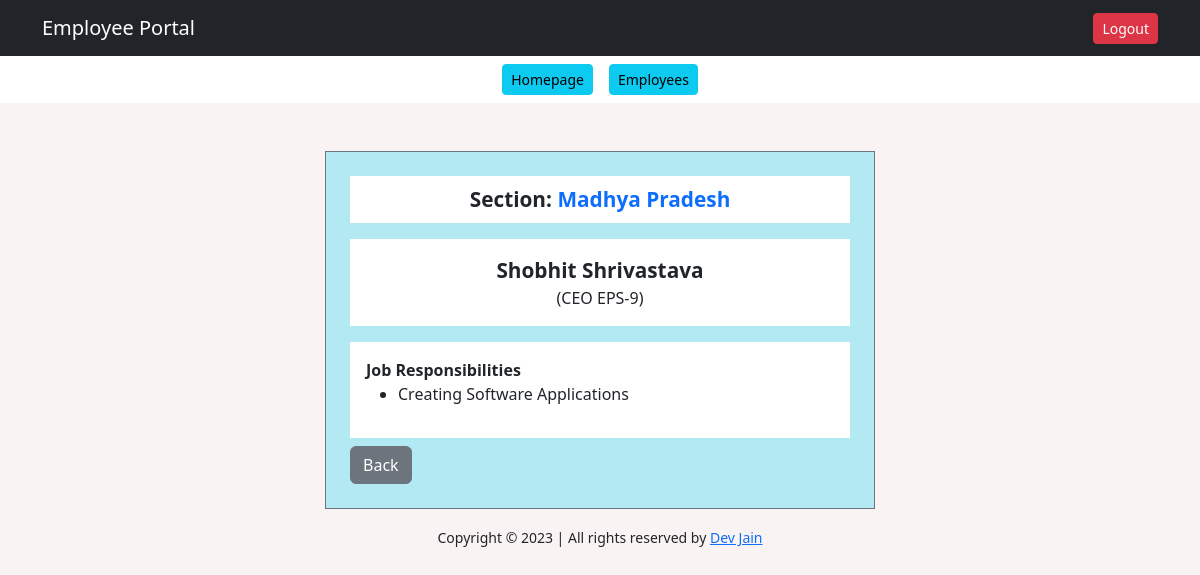
/dashboard/profile.php?id=50 (signed in), run on the app's committed database.
### tables this page shows
CREATE TABLE `user_reg_tbl` (
  `emp_id` int(11) NOT NULL,
  `user_name` varchar(100) NOT NULL,
  `user_des` varchar(100) NOT NULL,
  `user_section` varchar(100) NOT NULL,
  `user_scale` varchar(100) NOT NULL,
  `user_res` text NOT NULL,
  `user_id` varchar(100) NOT NULL,
  `user_pass` varchar(255) NOT NULL,
  `user_role` int(11) NOT NULL
);

### dashboard/profile.php (the view, shortened to what this page needs)
<?php include("header.php");
include("Configuration.php");
$emp_id=$_GET['id'];
$sql="SELECT * FROM user_reg_tbl WHERE emp_id=$emp_id";
$query=mysqli_query($config,$sql);
$result=mysqli_fetch_assoc($query);
?>
    <div class="container mt-5 mb-2">
      <div class="row m-2">
        <div class="col-md-6 m-auto emp_profile p-4 border border-secondary">
          <p class="text-center emp_name bg-white p-2">
            <strong>Section:</strong>
            <span class="text-primary"><?= ucwords($result['user_section']) ?></span>
          </p>
          <p class="text-center bg-white p-3">
            <span class="emp_name"><?= ucwords($result['user_name']) ?></span><br>
            <span>(<?= ucfirst($result['user_des']) ?></span>
            <span><?= strtoupper($result['user_scale']) ?>)</span>
          </p>
          <div class="bg-white p-3">
            <strong>Job Responsibilities</strong>
            <ul>
              <li><?= ucfirst($result['user_res']) ?></li>
            </ul>
          </div>
          <div class="mt-2">
            <a href="users_list.php" class="btn btn-secondary">Back</a>
          </div>
        </div>
      </div>
    </div>
<?php include("footer.php"); ?>

### assets/style.css (style rules this page uses)
body { background-color: #faf3f3 !important; }
.login_form,.register_form,.emp_profile,.task_form { background-color: #b3e9f2; }
.emp_name { font-size: 1.3rem; font-weight: bold; }

### data on the page
user_reg_tbl: user_section "Madhya Pradesh", user_name "Shobhit Shrivastava", user_des "CEO", user_scale "EPS-9", user_res "Creating Software Applications"
